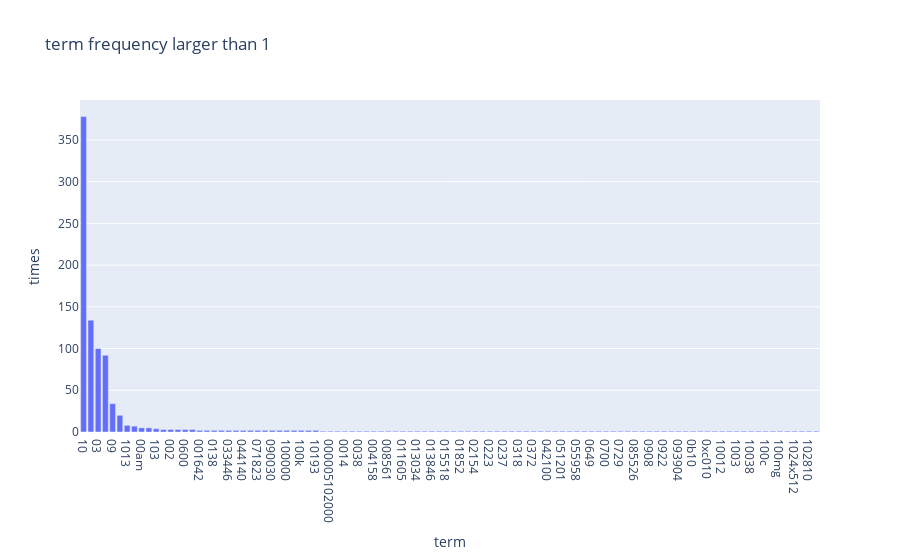

Here is the notebook cell this chart was saved with:
### Markdown cell above
# >>> Exercise 15

### Code cell
x = np.asarray(count_vect.get_feature_names_out()[:300]).reshape((300,1))
y = term_frequencies[:300].reshape((300,1))
sum =  np.hstack((x, y))

##sort
sum_sorted = np.array(sorted(sum, key=lambda row: row[1], reverse=True))
feature_names=[]
frequencies=[]
for j in range(0,sum_sorted.shape[0]):
    if sum[j,1]>1:
        feature_names.append(sum_sorted[j,0])
        frequencies.append(sum_sorted[j,1])

x = feature_names
y = frequencies
trace = go.Bar(x=x,y=y,name="times")
layout = go.Layout(title="term frequency larger than 1",xaxis={"title":"term"},
    yaxis={"title":"times"},barmode="group")

fig = go.Figure(data = [trace],layout=layout)
fig.show()

### Figure 1 — Plotly figure (JSON) as saved in the notebook; plotly's stock layout.template omitted (floating-point values rounded to 4 significant figures)
{"data": [{"name": "times", "type": "bar", "x": ["10", "00", "03", "000", "09", "1000", "1013", "102", "00am", "084042", "103", "0010580b", "002", "02118", "0600", "10101", "001642", "013", "0138", "02142", "033446", "0391", "044140", "0500", "071823", "0721", "090030", "093300", "100000", "100grams", "100k", "10179", "10193", "0000", "000005102000", "001125", "0014", "0028", "0038", "0039", "004158", "00630", "008561", "0094", "011605", "012946", "013034", "0131", "013846", "0150", "015518", "01821", "01852", "02139", "02154", "021708", "0223", "0235", "0237", "030334", "0318", "0362", "0372", "0410", "042100", "0502", "051201", "05446", "055958", "062908mvs104", "0649", "06510", "0700", "0704", "0729", "07410", "085526", "08786", "0908", "092051", "0922", "0926", "093904", "0943", "0b10", "0x8", "0xc010", "1000mg", "10012", "10021", "1003", "10032", "10038", "1005", "100c", "100lez", "100mg", "101h", "1024x512", "1024x768x65000", "102810", "1030"], "y": [378, 134, 100, 92, 34, 20, 8, 7, 5, 5, 4, 3, 3, 3, 3, 3, 2, 2, 2, 2, 2, 2, 2, 2, 2, 2, 2, 2, 2, 2, 2, 2, 2, 1, 1, 1, 1, 1, 1, 1, 1, 1, 1, 1, 1, 1, 1, 1, 1, 1, 1, 1, 1, 1, 1, 1, 1, 1, 1, 1, 1, 1, 1, 1, 1, 1, 1, 1, 1, 1, 1, 1, 1, 1, 1, 1, 1, 1, 1, 1, 1, 1, 1, 1, 1, 1, 1, 1, 1, 1, 1, 1, 1, 1, 1, 1, 1, 1, 1, 1, 1, 1]}], "layout": {"barmode": "group", "title": {"text": "term frequency larger than 1"}, "xaxis": {"title": {"text": "term"}}, "yaxis": {"title": {"text": "times"}}}}
